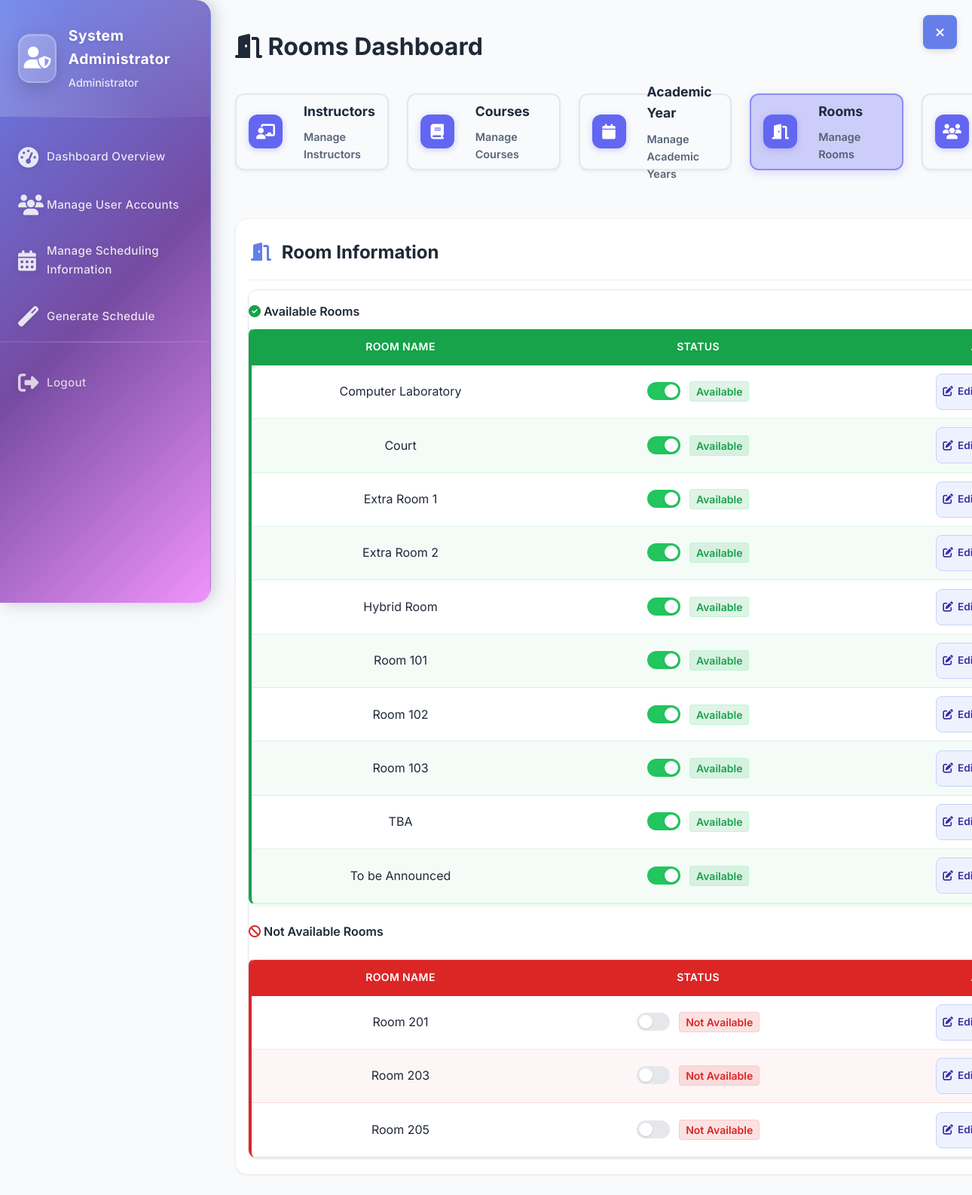
The page /dashboards/admin/rooms-dashboard.php (signed in) on the database its author committed.
### tables this page shows
CREATE TABLE `rooms` (
  `id` int NOT NULL AUTO_INCREMENT,
  `room_name` varchar(100) NOT NULL,
  `status` enum('available','unavailable') NOT NULL DEFAULT 'available',
  `created_at` timestamp NOT NULL DEFAULT CURRENT_TIMESTAMP,
  `updated_at` timestamp NOT NULL DEFAULT CURRENT_TIMESTAMP ON UPDATE CURRENT_TIMESTAMP,
  PRIMARY KEY (`id`),
  UNIQUE KEY `room_name` (`room_name`)
);

### config/database.php (called while the page is built, shortened)
<?php
class Database {
    private $host = DB_HOST;
    private $user = DB_USER;
    private $pass = DB_PASS;
    private $dbname = DB_NAME;
    private $dbh;
    private $stmt;
    public function __construct() {
        $dsn = 'mysql:host=' . $this->host . ';dbname=' . $this->dbname;
        $options = array(
            PDO::ATTR_PERSISTENT => true,
            PDO::ATTR_ERRMODE => PDO::ERRMODE_EXCEPTION
        );
        try {
            $this->dbh = new PDO($dsn, $this->user, $this->pass, $options);
        } catch(PDOException $e) {
            $this->error = $e->getMessage();
            throw new Exception("Database connection failed: " . $e->getMessage());
        }
    }
    public function query($query) {
        $this->stmt = $this->dbh->prepare($query);
    }
    public function bind($param, $value, $type = null) {
        if (is_null($type)) {
            switch (true) {
                default:
                    $type = PDO::PARAM_STR;
            }
        }
        $this->stmt->bindValue($param, $value, $type);
    }
    public function execute() {
        return $this->stmt->execute();
    }
    public function resultset() {
        $this->execute();
        return $this->stmt->fetchAll(PDO::FETCH_ASSOC);
    }
}

### dashboards/admin/rooms-dashboard.php (the view, shortened to what this page needs)
<?php
require_once __DIR__ . '/../../config/database.php';
$db = new Database();
$adminId = $_SESSION['user_id'];
$db->query("SELECT full_name FROM users WHERE user_id = ?");
$db->bind(1, $adminId);
$db->execute();
try {
    $db->query('SELECT id, room_name, status FROM rooms ORDER BY room_name ASC');
    $rooms = $db->resultset();
} catch (Exception $e) {
    $rooms = [];
    $message = 'Error loading rooms: ' . $e->getMessage();
}
$roomsActive = [];
$roomsInactive = [];
foreach (($rooms ?? []) as $room) {
    if (($room['status'] ?? '') === 'available') {
        $roomsActive[] = $room;
    } else {
        $roomsInactive[] = $room;
    }
}
?>
<!DOCTYPE html>
<html lang="en">
<head>
    <link rel="stylesheet" href="https://cdnjs.cloudflare.com/ajax/libs/font-awesome/6.4.0/css/all.min.css">
    <link rel="stylesheet" href="../../assets/css/style.css" />
</head>
<body>
    <div class="admin-layout">
        <aside class="admin-sidebar" id="adminSidebar" aria-expanded="true">
            <div class="sidebar-header">
                <div class="admin-profile">
                    <div class="admin-avatar" onclick="toggleSidebar()"><i class="fas fa-user-shield"></i></div>
                    <div class="admin-info">
                        <h4><?php echo htmlspecialchars($_SESSION['full_name']); ?></h4>
                        <span>Administrator</span>
                    </div>
                </div>
            </div>
            <nav class="sidebar-nav">
                <ul class="nav-menu">
                    <li class="nav-item"><a href="dashboard.php" class="nav-link"><i class="fas fa-tachometer-alt"></i><span>Dashboard Overview</span></a></li>
                    <li class="nav-item"><a href="manage-users.php" class="nav-link"><i class="fas fa-users"></i><span>Manage User Accounts</span></a></li>
                    <li class="nav-item"><a href="manage-scheduling.php" class="nav-link"><i class="fas fa-calendar-alt"></i><span>Manage Scheduling Information</span></a></li>
                    <li class="nav-item"><a href="generate-schedule.php" class="nav-link"><i class="fas fa-magic"></i><span>Generate Schedule</span></a></li>
                </ul>
                <div class="sidebar-footer">
                    <a href="../../auth/logout.php" class="nav-link logout-link"><i class="fas fa-sign-out-alt"></i><span>Logout</span></a>
                </div>
            </nav>
        </aside>
        <main class="admin-main" id="adminMain">
            <div class="main-header">
                <h1 class="page-title"><i class="fas fa-door-open"></i> Rooms Dashboard</h1>
                <button id="headerSidebarToggle" class="sidebar-toggle"><i class="fas fa-bars"></i></button>
            </div>
            <div class="dashboard-navigation-cards">
                <a href="Instructor-dashboard.php" class="dashboard-card-nav" data-dashboard="instructors">
                    <div class="dashboard-card-icon">
                        <i class="fas fa-chalkboard-teacher"></i>
                    </div>
                    <div class="dashboard-card-content">
                        <h3>Instructors</h3>
                        <p>Manage Instructors</p>
                    </div>
                </a>
                <a href="Courses-dashboard.php" class="dashboard-card-nav" data-dashboard="courses">
                    <div class="dashboard-card-icon">
                        <i class="fas fa-book"></i>
                    </div>
                    <div class="dashboard-card-content">
                        <h3>Courses</h3>
                        <p>Manage Courses</p>
                    </div>
                </a>
                <a href="academic-year-dashboard.php" class="dashboard-card-nav" data-dashboard="academic-year">
                    <div class="dashboard-card-icon">
                        <i class="fas fa-calendar"></i>
                    </div>
                    <div class="dashboard-card-content">
                        <h3>Academic Year</h3>
                        <p>Manage Academic Years</p>
                    </div>
                </a>
                <a href="rooms-dashboard.php" class="dashboard-card-nav active" data-dashboard="rooms">
                    <div class="dashboard-card-icon">
                        <i class="fas fa-door-open"></i>
                    </div>
                    <div class="dashboard-card-content">
                        <h3>Rooms</h3>
                        <p>Manage Rooms</p>
                    </div>
                </a>
                <a href="sections-dashboard.php" class="dashboard-card-nav" data-dashboard="sections">
                    <div class="dashboard-card-icon">
                        <i class="fas fa-users"></i>
                    </div>
                </a>
            </div>
            <div class="main-content">
                <div class="dashboard-card" style="width:100%">
                    <div class="management-controls">
                        <div class="controls-left">
                            <h2 class="section-title" style="font-size: 1.5rem; font-weight: 700;"><i class="fas fa-door-open"></i> Room Information</h2>
                        </div>
                    </div>
                    <div class="table-container">
                        <div class="table-section-header"><h3><i class="fas fa-check-circle" style="color:#16a34a"></i> Available Rooms</h3></div>
                        <table class="table" id="activeRooms">
                            <thead>
                                <tr>
                                    <th>Room Name</th>
                                    <th>Status</th>
                                    <th>Actions</th>
                                </tr>
                            </thead>
                            <tbody>
                                <?php if (!empty($roomsActive)): ?>
                                    <?php foreach ($roomsActive as $room): ?>
                                        <tr data-room-id="<?php echo $room['id']; ?>">
                                            <td><?php echo htmlspecialchars($room['room_name']); ?></td>
                                            <td>
                                                <label class="switch">
                                                    <span class="slider"></span>
                                                </label>
                                                <span class="status-available">Available</span>
                                            </td>
                                            <td>
                                                <div class="action-buttons">
                                                <button class="btn btn-sm btn-secondary edit-room"
                                                        data-room-id="<?php echo $room['id']; ?>"
                                                    data-room-name="<?php echo htmlspecialchars($room['room_name']); ?>"
                                                        data-room-status="<?php echo $room['status']; ?>">
                                                    <i class="fas fa-edit"></i> Edit
                                                </button>
                                                </div>
                                            </td>
                                        </tr>
                                    <?php endforeach; ?>
                                <?php else: ?>
                                    <tr><td colspan="3" class="muted">No available rooms found.</td></tr>
                                <?php endif; ?>
                            </tbody>
                        </table>
                        <div class="table-section-header"><h3><i class="fas fa-ban" style="color:#dc2626"></i> Not Available Rooms</h3></div>
                        <table class="table" id="inactiveRooms">
                            <thead>
                                <tr>
                                    <th>Room Name</th>
                                    <th>Status</th>
                                    <th>Actions</th>
                                </tr>
                            </thead>
                            <tbody>
                                <?php if (!empty($roomsInactive)): ?>
                                    <?php foreach ($roomsInactive as $room): ?>
                                        <tr data-room-id="<?php echo $room['id']; ?>">
                                            <td><?php echo htmlspecialchars($room['room_name']); ?></td>
                                            <td>
                                                <label class="switch">
                                                    <span class="slider"></span>
                                                </label>
                                                <span class="status-unavailable">Not Available</span>
                                            </td>
                                            <td>
                                                <div class="action-buttons">
                                                <button class="btn btn-sm btn-secondary edit-room"
                                                        data-room-id="<?php echo $room['id']; ?>"
                                                    data-room-name="<?php echo htmlspecialchars($room['room_name']); ?>"
                                                        data-room-status="<?php echo $room['status']; ?>">
                                                    <i class="fas fa-edit"></i> Edit
                                                </button>
                                                </div>
                                            </td>
                                        </tr>
                                    <?php endforeach; ?>
                                <?php else: ?>
                                    <tr><td colspan="3" class="muted">No unavailable rooms found.</td></tr>
                                <?php endif; ?>
                            </tbody>
                        </table>
                    </div>
                </div>
            </div>
        </main>
    </div>
</body>
</html>

### rows shown on the page
rooms: room_name "Computer Laboratory"
rooms: room_name "Court"
rooms: room_name "Extra Room 1"
rooms: room_name "Extra Room 2"
rooms: room_name "Hybrid Room"
rooms: room_name "Room 101"
rooms: room_name "Room 102"
rooms: room_name "Room 103"
rooms: room_name "TBA"
rooms: room_name "To be Announced"
rooms: room_name "Room 201"
rooms: room_name "Room 203"
rooms: room_name "Room 205"

### other values the page prints
$_SESSION['full_name'] "System Administrator"
